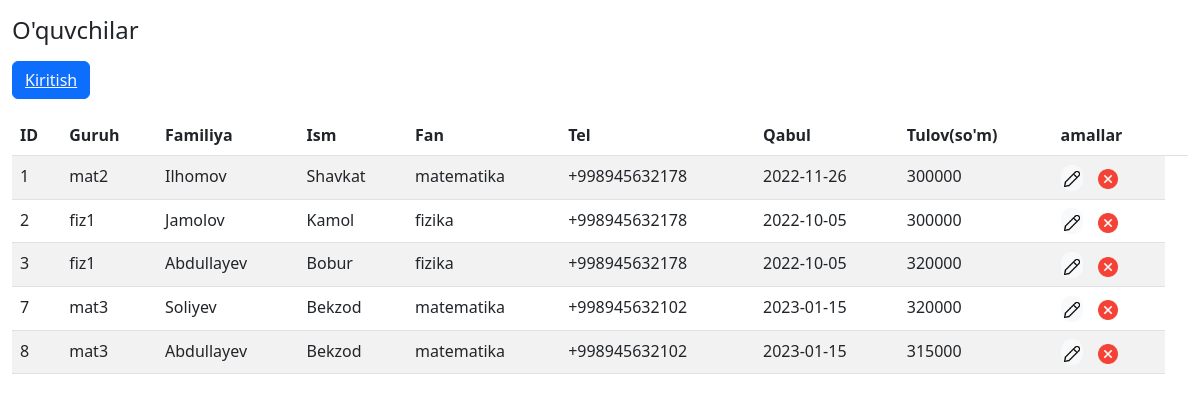
Screenshot of /peopls.php with the database file from the repository.
### tables this page shows
CREATE TABLE `people` (
  `peopleid` int(200) NOT NULL AUTO_INCREMENT,
  `guruhid` varchar(10) NOT NULL,
  `familiya` varchar(15) NOT NULL,
  `ism` varchar(15) NOT NULL,
  `fan` varchar(15) NOT NULL,
  `tel` varchar(15) NOT NULL,
  `qabul` date NOT NULL,
  `tulov` float NOT NULL,
  UNIQUE KEY `peopleid` (`peopleid`)
);

### peopls.php (the view, shortened to what this page needs)
<?php
include 'connection.php';
$sql = 'select * from people';
$result = mysqli_query($con,$sql);
?>
<!DOCTYPE html>
<html>
<head>
	<link rel="stylesheet" type="text/css" href="./vendor/bootstrap/css/bootstrap.min.css">
</head>
<body>
<div class="container-fluid my-3">
	<h4>O'quvchilar</h4>
	<div class="my-3" >
	<button type="button" class="btn btn-primary" data-bs-toggle="modal" data-bs-target="#staticBackdrop">
		<a href="./components/crudpeopl/insert.php" class="text-light">
 		 Kiritish
		</a>
	</button>
	</div>
<table class="table table-striped" >
  <thead>
    <tr>
      <th scope="col">ID</th>
      <th scope="col">Guruh</th>
      <th scope="col">Familiya</th>
      <th scope="col">Ism</th>
      <th scope="col">Fan</th>
      <th scope="col">Tel</th>
      <th scope="col">Qabul</th>
      <th scope="col">Tulov(so'm)</th>
      <th scope="col">amallar</th>
      <th></th>
    </tr>
  </thead>
  <tbody>
  	<?php
   	while ($f = mysqli_fetch_assoc($result)){
   	echo '
   	<tr>
  	<td>'.$f['peopleid'].'</td>
  	<td>'.$f['guruhid'].'</td>
  	<td>'.$f['familiya'].'</td>
  	<td>'.$f['ism'].'</td>
  	<td>'.$f['fan'].'</td>
  	<td>'.$f['tel'].'</td>
  	<td>'.$f['qabul'].'</td>
  	<td>'.$f['tulov'].'</td>
  	<td>
  	<button type="button" class="btn btn-light" data-bs-toggle="modal" data-bs-target="#staticBackdrop" style="border-radius:10px; padding:0; margin-right:10px;"><a href="./components/crudpeopl/update.php?peopleid='.$f['peopleid'].'">
  <img src="./images/edit.png" width="20" style="margin: 0;"></a>
</button>
<button type="button" class="btn" data-bs-toggle="modal" data-bs-target="#staticBackdrop" style="border-radius: 10px;padding:0; margin: 0;"><a href="./components/crudpeopl/del.php?peopleid='.$f['peopleid'].'">
  <img src="./images/remove.png" width="20" style="margin: 0;"></a>
</button>
  	</td>
  	</tr>';
  	}
  	?>
  </tbody>
</table>
</div>
</body>
</html>

### rows the page displays
people: peopleid "1", guruhid "mat2", familiya "Ilhomov", ism "Shavkat", fan "matematika", tel "+998945632178", qabul "2022-11-26", tulov "300000"
people: peopleid "2", guruhid "fiz1", familiya "Jamolov", ism "Kamol", fan "fizika", tel "+998945632178", qabul "2022-10-05", tulov "300000"
people: peopleid "3", guruhid "fiz1", familiya "Abdullayev", ism "Bobur", fan "fizika", tel "+998945632178", qabul "2022-10-05", tulov "320000"
people: peopleid "7", guruhid "mat3", familiya "Soliyev", ism "Bekzod", fan "matematika", tel "+998945632102", qabul "2023-01-15", tulov "320000"
people: peopleid "8", guruhid "mat3", familiya "Abdullayev", ism "Bekzod", fan "matematika", tel "+998945632102", qabul "2023-01-15", tulov "315000"
